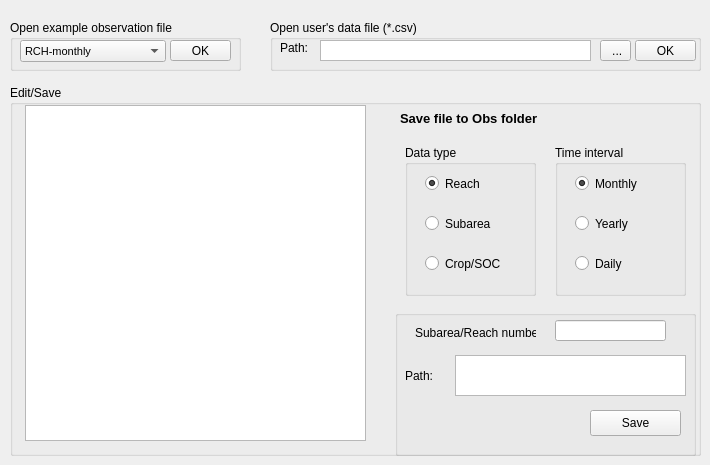
    <widget class="QWidget" name="obs">
     <attribute name="title">
      <string>Observed data</string>
     </attribute>
     <widget class="QGroupBox" name="groupBox_9">
      <property name="geometry">
       <rect>
        <x>10</x>
        <y>20</y>
        <width>231</width>
        <height>51</height>
       </rect>
      </property>
      <property name="title">
       <string>Open example observation file</string>
      </property>
      <widget class="QComboBox" name="drop_obsexamp">
       <property name="geometry">
        <rect>
         <x>10</x>
         <y>20</y>
         <width>146</width>
         <height>22</height>
        </rect>
       </property>
       <property name="font">
        <font>
         <pointsize>8</pointsize>
         <kerning>false</kerning>
        </font>
       </property>
       <item>
        <property name="text">
         <string>RCH-monthly</string>
        </property>
       </item>
       <item>
        <property name="text">
         <string>RCH-daily</string>
        </property>
       </item>
       <item>
        <property name="text">
         <string>RCH-yearly</string>
        </property>
       </item>
       <item>
        <property name="text">
         <string>SUB-monthly</string>
        </property>
       </item>
       <item>
        <property name="text">
         <string>SUB-daily</string>
        </property>
       </item>
       <item>
        <property name="text">
         <string>SUB-yearly</string>
        </property>
       </item>
       <item>
        <property name="text">
         <string>Crop yield -yearly</string>
        </property>
       </item>
      </widget>
      <widget class="QPushButton" name="btn_obsexample">
       <property name="geometry">
        <rect>
         <x>160</x>
         <y>20</y>
         <width>61</width>
         <height>21</height>
        </rect>
       </property>
       <property name="text">
        <string>OK</string>
       </property>
      </widget>
     </widget>
     <widget class="QGroupBox" name="groupBox_12">
      <property name="geometry">
       <rect>
        <x>270</x>
        <y>20</y>
        <width>431</width>
        <height>51</height>
       </rect>
      </property>
      <property name="title">
       <string>Open user's data file (*.csv)</string>
      </property>
      <widget class="QToolButton" name="btn_user_obs_file_path">
       <property name="geometry">
        <rect>
         <x>330</x>
         <y>20</y>
         <width>31</width>
         <height>21</height>
        </rect>
       </property>
       <property name="text">
        <string> ...</string>
       </property>
      </widget>
      <widget class="QTextEdit" name="txt_user_obs_path">
       <property name="geometry">
        <rect>
         <x>50</x>
         <y>20</y>
         <width>271</width>
         <height>21</height>
        </rect>
       </property>
       <property name="verticalScrollBarPolicy">
        <enum>Qt::ScrollBarAlwaysOff</enum>
       </property>
       <property name="horizontalScrollBarPolicy">
        <enum>Qt::ScrollBarAlwaysOff</enum>
       </property>
      </widget>
      <widget class="QLabel" name="label_9">
       <property name="geometry">
        <rect>
         <x>10</x>
         <y>20</y>
         <width>36</width>
         <height>16</height>
        </rect>
       </property>
       <property name="text">
        <string>Path:</string>
       </property>
      </widget>
      <widget class="QPushButton" name="btn_user_obs_open">
       <property name="geometry">
        <rect>
         <x>365</x>
         <y>20</y>
         <width>61</width>
         <height>21</height>
        </rect>
       </property>
       <property name="text">
        <string>OK</string>
       </property>
      </widget>
     </widget>
     <widget class="QGroupBox" name="groupBox_7">
      <property name="geometry">
       <rect>
        <x>10</x>
        <y>85</y>
        <width>691</width>
        <height>371</height>
       </rect>
      </property>
      <property name="title">
       <string>Edit/Save</string>
      </property>
      <widget class="QTextEdit" name="txt_obs_show">
       <property name="geometry">
        <rect>
         <x>15</x>
         <y>20</y>
         <width>341</width>
         <height>336</height>
        </rect>
       </property>
       <property name="lineWrapMode">
        <enum>QTextEdit::NoWrap</enum>
       </property>
      </widget>
      <widget class="QGroupBox" name="groupBox_10">
       <property name="geometry">
        <rect>
         <x>395</x>
         <y>60</y>
         <width>131</width>
         <height>151</height>
        </rect>
       </property>
       <property name="title">
        <string>Data type</string>
       </property>
       <widget class="QRadioButton" name="rb_user_obs_type_rch">
        <property name="geometry">
         <rect>
          <x>20</x>
          <y>30</y>
          <width>91</width>
          <height>17</height>
         </rect>
        </property>
        <property name="text">
         <string>Reach</string>
        </property>
        <property name="checked">
         <bool>true</bool>
        </property>
       </widget>
       <widget class="QRadioButton" name="rb_user_obs_type_sub">
        <property name="geometry">
         <rect>
          <x>20</x>
          <y>70</y>
          <width>91</width>
          <height>17</height>
         </rect>
        </property>
        <property name="text">
         <string>Subarea</string>
        </property>
       </widget>
       <widget class="QRadioButton" name="rb_user_obs_type_crp">
        <property name="geometry">
         <rect>
          <x>20</x>
          <y>110</y>
          <width>82</width>
          <height>17</height>
         </rect>
        </property>
        <property name="text">
         <string>Crop/SOC</string>
        </property>
       </widget>
      </widget>
      <widget class="QGroupBox" name="groupBox_11">
       <property name="geometry">
        <rect>
         <x>545</x>
         <y>60</y>
         <width>131</width>
         <height>151</height>
        </rect>
       </property>
       <property name="title">
        <string>Time interval</string>
       </property>
       <widget class="QRadioButton" name="rb_user_obs_mon">
        <property name="geometry">
         <rect>
          <x>20</x>
          <y>30</y>
          <width>82</width>
          <height>17</height>
         </rect>
        </property>
        <property name="text">
         <string>Monthly</string>
        </property>
        <property name="checked">
         <bool>true</bool>
        </property>
       </widget>
       <widget class="QRadioButton" name="rb_user_obs_yr">
        <property name="geometry">
         <rect>
          <x>20</x>
          <y>70</y>
          <width>82</width>
          <height>17</height>
         </rect>
        </property>
        <property name="text">
         <string>Yearly</string>
        </property>
       </widget>
       <widget class="QRadioButton" name="rb_user_obs_day">
        <property name="geometry">
         <rect>
          <x>20</x>
          <y>110</y>
          <width>82</width>
          <height>17</height>
         </rect>
        </property>
        <property name="text">
         <string>Daily</string>
        </property>
       </widget>
      </widget>
      <widget class="QGroupBox" name="groupBox_6">
       <property name="geometry">
        <rect>
         <x>385</x>
         <y>225</y>
         <width>301</width>
         <height>146</height>
        </rect>
       </property>
       <property name="title">
        <string/>
       </property>
       <widget class="QLabel" name="label_4">
        <property name="geometry">
         <rect>
          <x>20</x>
          <y>15</y>
          <width>121</width>
          <height>16</height>
         </rect>
        </property>
        <property name="frameShape">
         <enum>QFrame::NoFrame</enum>
        </property>
        <property name="text">
         <string>Subarea/Reach number:</string>
        </property>
       </widget>
       <widget class="QLineEdit" name="txt_user_obs_subnum">
        <property name="geometry">
         <rect>
          <x>160</x>
          <y>10</y>
          <width>111</width>
          <height>21</height>
         </rect>
        </property>
       </widget>
       <widget class="QTextEdit" name="txt_user_obs_save_path">
        <property name="geometry">
         <rect>
          <x>60</x>
          <y>45</y>
          <width>231</width>
          <height>41</height>
         </rect>
        </property>
        <property name="midLineWidth">
         <number>0</number>
        </property>
        <property name="lineWrapMode">
         <enum>QTextEdit::FixedColumnWidth</enum>
        </property>
        <property name="lineWrapColumnOrWidth">
         <number>40</number>
        </property>
       </widget>
       <widget class="QLabel" name="label_6">
        <property name="geometry">
         <rect>
          <x>10</x>
          <y>55</y>
          <width>31</width>
          <height>21</height>
         </rect>
        </property>
        <property name="frameShape">
         <enum>QFrame::NoFrame</enum>
        </property>
        <property name="text">
         <string>Path:</string>
        </property>
       </widget>
       <widget class="QPushButton" name="btn_save_user_obs">
        <property name="geometry">
         <rect>
          <x>195</x>
          <y>100</y>
          <width>91</width>
          <height>26</height>
         </rect>
        </property>
        <property name="text">
         <string>Save</string>
        </property>
       </widget>
      </widget>
      <widget class="QLabel" name="label_3">
       <property name="geometry">
        <rect>
         <x>390</x>
         <y>25</y>
         <width>161</width>
         <height>16</height>
        </rect>
       </property>
       <property name="font">
        <font>
         <pointsize>10</pointsize>
         <weight>75</weight>
         <bold>true</bold>
         <kerning>false</kerning>
        </font>
       </property>
       <property name="text">
        <string>Save file to Obs folder</string>
       </property>
      </widget>
     </widget>
     <zorder>groupBox_7</zorder>
     <zorder>groupBox_9</zorder>
     <zorder>groupBox_12</zorder>
    </widget>
